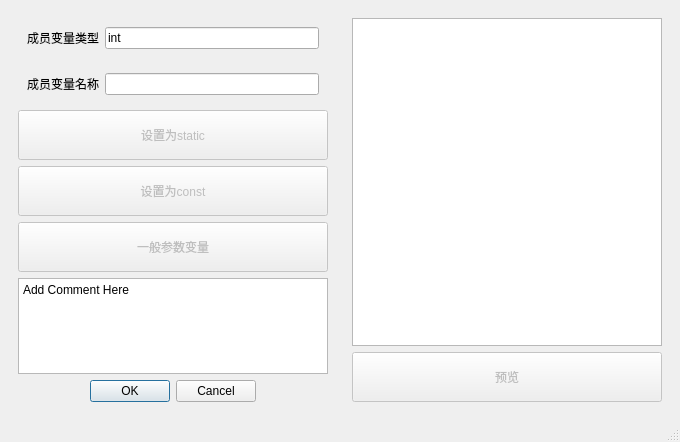
<?xml version="1.0" encoding="UTF-8"?>
<ui version="4.0">
 <class>NewMemberWindow</class>
 <widget class="QMainWindow" name="NewMemberWindow">
  <property name="geometry">
   <rect>
    <x>0</x>
    <y>0</y>
    <width>680</width>
    <height>442</height>
   </rect>
  </property>
  <property name="windowTitle">
   <string>MainWindow</string>
  </property>
  <widget class="QWidget" name="centralwidget">
   <layout class="QGridLayout" name="gridLayout_3">
    <item row="0" column="0">
     <widget class="QWidget" name="widget_4" native="true">
      <layout class="QGridLayout" name="gridLayout_5">
       <item row="6" column="0">
        <widget class="QDialogButtonBox" name="buttonBox">
         <property name="orientation">
          <enum>Qt::Horizontal</enum>
         </property>
         <property name="standardButtons">
          <set>QDialogButtonBox::Cancel|QDialogButtonBox::Ok</set>
         </property>
         <property name="centerButtons">
          <bool>true</bool>
         </property>
        </widget>
       </item>
       <item row="0" column="0">
        <widget class="QWidget" name="widget" native="true">
         <layout class="QGridLayout" name="gridLayout">
          <item row="0" column="0">
           <widget class="QLabel" name="label">
            <property name="text">
             <string>成员变量类型</string>
            </property>
           </widget>
          </item>
          <item row="0" column="1">
           <widget class="QLineEdit" name="type_edit">
            <property name="text">
             <string>int</string>
            </property>
           </widget>
          </item>
         </layout>
        </widget>
       </item>
       <item row="3" column="0">
        <widget class="QPushButton" name="btn_const">
         <property name="enabled">
          <bool>false</bool>
         </property>
         <property name="minimumSize">
          <size>
           <width>0</width>
           <height>50</height>
          </size>
         </property>
         <property name="text">
          <string>设置为const</string>
         </property>
        </widget>
       </item>
       <item row="2" column="0">
        <widget class="QPushButton" name="btn_static">
         <property name="enabled">
          <bool>false</bool>
         </property>
         <property name="minimumSize">
          <size>
           <width>0</width>
           <height>50</height>
          </size>
         </property>
         <property name="text">
          <string>设置为static</string>
         </property>
        </widget>
       </item>
       <item row="1" column="0">
        <widget class="QWidget" name="widget_2" native="true">
         <layout class="QGridLayout" name="gridLayout_2">
          <item row="0" column="1">
           <widget class="QLineEdit" name="name_edit"/>
          </item>
          <item row="0" column="0">
           <widget class="QLabel" name="label_2">
            <property name="text">
             <string>成员变量名称</string>
            </property>
           </widget>
          </item>
         </layout>
        </widget>
       </item>
       <item row="5" column="0">
        <widget class="QTextEdit" name="comment_Edit">
         <property name="html">
          <string>&lt;!DOCTYPE HTML PUBLIC &quot;-//W3C//DTD HTML 4.0//EN&quot; &quot;http://www.w3.org/TR/REC-html40/strict.dtd&quot;&gt;
&lt;html&gt;&lt;head&gt;&lt;meta name=&quot;qrichtext&quot; content=&quot;1&quot; /&gt;&lt;meta charset=&quot;utf-8&quot; /&gt;&lt;style type=&quot;text/css&quot;&gt;
p, li { white-space: pre-wrap; }
hr { height: 1px; border-width: 0; }
li.unchecked::marker { content: &quot;\2610&quot;; }
li.checked::marker { content: &quot;\2612&quot;; }
&lt;/style&gt;&lt;/head&gt;&lt;body style=&quot; font-family:'Microsoft YaHei UI'; font-size:9pt; font-weight:400; font-style:normal;&quot;&gt;
&lt;p style=&quot; margin-top:0px; margin-bottom:0px; margin-left:0px; margin-right:0px; -qt-block-indent:0; text-indent:0px;&quot;&gt;Add Comment Here&lt;/p&gt;
&lt;p style=&quot;-qt-paragraph-type:empty; margin-top:0px; margin-bottom:0px; margin-left:0px; margin-right:0px; -qt-block-indent:0; text-indent:0px;&quot;&gt;&lt;br /&gt;&lt;/p&gt;&lt;/body&gt;&lt;/html&gt;</string>
         </property>
        </widget>
       </item>
       <item row="4" column="0">
        <widget class="QPushButton" name="btn_setVar_Property">
         <property name="enabled">
          <bool>false</bool>
         </property>
         <property name="minimumSize">
          <size>
           <width>0</width>
           <height>50</height>
          </size>
         </property>
         <property name="text">
          <string>一般参数变量</string>
         </property>
        </widget>
       </item>
      </layout>
     </widget>
    </item>
    <item row="0" column="1">
     <widget class="QWidget" name="widget_3" native="true">
      <layout class="QVBoxLayout" name="verticalLayout">
       <item>
        <widget class="QTextBrowser" name="textBrowser"/>
       </item>
       <item>
        <widget class="QPushButton" name="btn_preview">
         <property name="enabled">
          <bool>false</bool>
         </property>
         <property name="minimumSize">
          <size>
           <width>0</width>
           <height>50</height>
          </size>
         </property>
         <property name="text">
          <string>预览</string>
         </property>
        </widget>
       </item>
      </layout>
     </widget>
    </item>
   </layout>
  </widget>
  <widget class="QMenuBar" name="menubar">
   <property name="geometry">
    <rect>
     <x>0</x>
     <y>0</y>
     <width>680</width>
     <height>21</height>
    </rect>
   </property>
  </widget>
  <widget class="QStatusBar" name="statusbar"/>
 </widget>
 <resources/>
 <connections/>
</ui>
